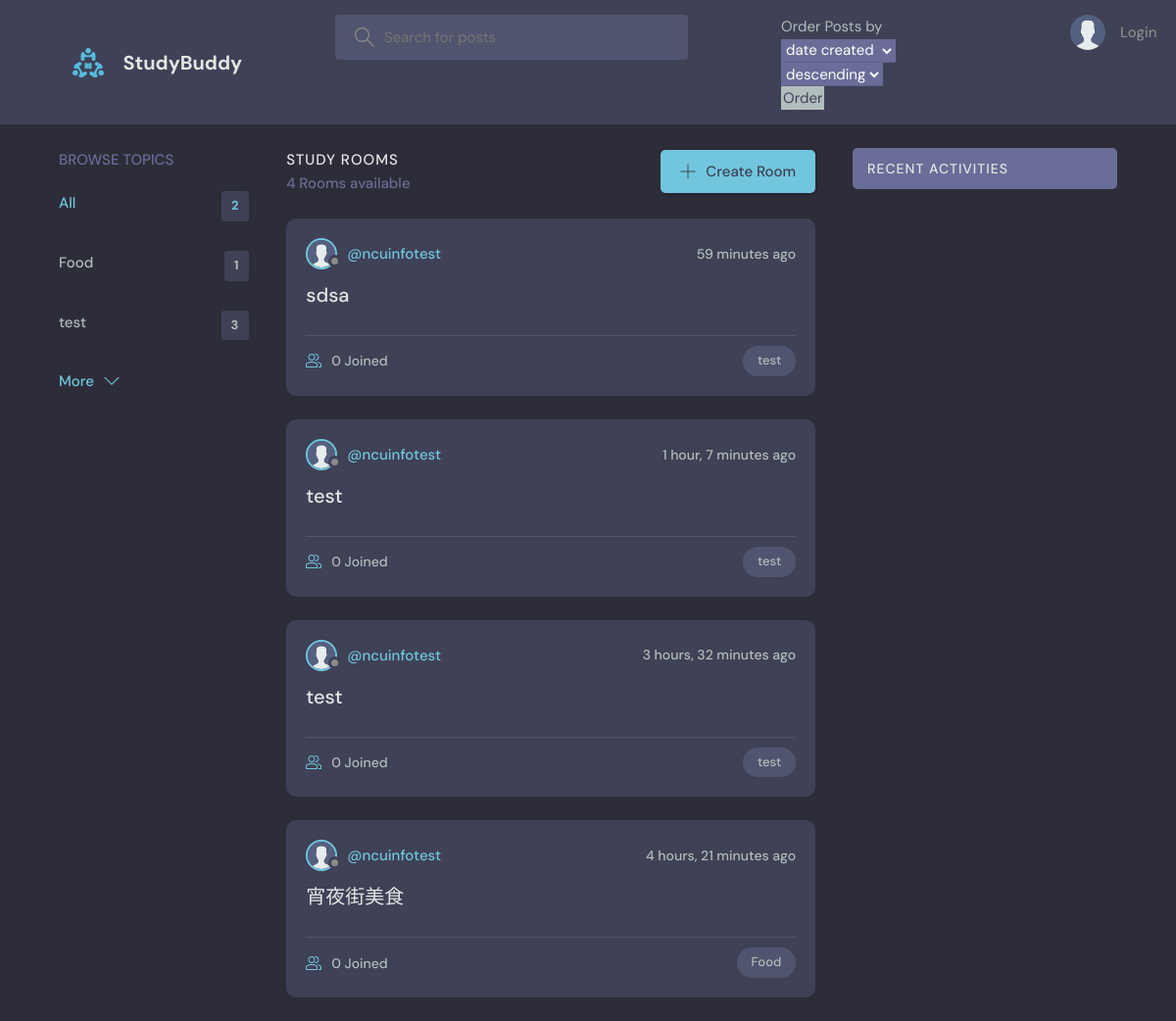
The page / on the database its author committed.
### base/models.py (models this page shows, shortened)
class Topic(models.Model):
    name = models.CharField(max_length=200)

class Room(models.Model):
    host = models.ForeignKey(User, on_delete=models.SET_NULL, null=True)
    topic = models.ForeignKey(Topic, on_delete=models.SET_NULL, null=True)
    name = models.CharField(max_length=200)
    description = models.TextField(null=True, blank=True)
    participants = models.ManyToManyField(
        User, related_name='participants', blank=True)
    updated = models.DateTimeField(auto_now=True)
    created = models.DateTimeField(auto_now_add=True)
    likes = models.ManyToManyField(User, related_name='post_like', blank=True)
    message_count = models.IntegerField(default=0, null=True, blank=True)
    like_count = models.IntegerField(default=0, null=True, blank=True)
    class Meta:
        pass
    def __str__(self):
        return self.name

class User(AbstractUser):
    name = models.CharField(max_length=200, null=True)
    real_first_name = models.CharField(max_length=200, null=True)
    real_last_name = models.CharField(max_length=200, null=True)
    email = models.EmailField(unique=True, null=True)
    GENDER_MALE = 0
    GENDER_FEMALE = 1
    GENDER_CHOICES = [(GENDER_MALE, 'Male'), (GENDER_FEMALE, 'Female')]
    gender = models.IntegerField(choices=GENDER_CHOICES, null=True)
    bio = models.TextField(max_length=300, null=True)
    avatar = models.ImageField(null=True, default="avatar.svg")
    CL_Subject = 0
    EL_Subject = 1
    FR_Subject = 2
    IPLA_Subject = 3
    MA_Subject = 4
    PH_Subject = 5
    CM_Subject = 6
    OS_Subject = 7
    JS_Subject = 8
    CI_Subject = 9
    ME_Subject = 10
    CH_Subject = 11
    EI_Subject = 12
    BA_Subject = 13
    MIS_Subject = 14
    FM_Subject = 15
    EC_Subject = 16
    EE_Subject = 17
    CE_Subject = 18
    CO_Subject = 19
    IPEECS_Subject = 20
    AP_Subject = 21
    GP_Subject = 22
    SS_Subject = 23
    GA_Subject = 24
    HK_Subject = 25
    LS_Subject = 26
    BM_Subject = 27
    SUBJECT_CHOICES = [(CL_Subject, '中國文學系'), (EL_Subject, '英美語文學系'),
                       (FR_Subject, '法國語文學系'), (IPLA_Subject, '文學院學士班'),
                       (CM_Subject, '化學系'), (OS_Subject, '光電科學與工程學系'),
                       (JS_Subject, '理學院學士班'), (CI_Subject, '土木工程學系'),
                       (ME_Subject, '機械工程學系'), (CH_Subject, '化學工程與材料工程學系'),
                       (EI_Subject, '工學院學士班'), (BA_Subject, '企業管理學系'),
                       (MIS_Subject, '資訊管理學系'), (FM_Subject, '財務金融學系'),
                       (EC_Subject, '經濟學系'), (EE_Subject, '電機工程學系'),
                       (CE_Subject, '資訊工程學系'), (CO_Subject, '通訊工程學系'),
                       (IPEECS_Subject, '資訊電機學院學士班'), (AP_Subject, '大氣科學學系'),
                       (GP_Subject, '地球科學學系'), (SS_Subject, '太空工程與科學學系'),
                       (GA_Subject, '地科院學士班'), (HK_Subject, '客家語文暨社會科學學系'),
                       (LS_Subject, '生命科學系'), (BM_Subject, '生醫工程與科學學系')]
    Subject = models.IntegerField(choices=SUBJECT_CHOICES, null=True)
    USERNAME_FIELD = 'email'
    REQUIRED_FIELDS = ['username']

### base/views.py (the view)
# urls.py: path('', views.home, name="home"),
def home(request):
    q = request.GET.get('q') if request.GET.get('q') != None else ''
    oo = request.GET.get('order_option') if request.GET.get('order_option') != None else 'created'
    od = request.GET.get('order_direction') if request.GET.get('order_direction') != None else 'descending'
    direction_symbol = '-' if (od == 'descending') else ''
    rooms = Room.objects.filter(
        Q(topic__name__icontains=q) |
        Q(name__icontains=q) |
        Q(description__icontains=q)
    ).order_by(str(direction_symbol+oo))
    print(rooms)
    topics = Topic.objects.all()[0:5]
    room_count = rooms.count()
    room_messages = Message.objects.filter(
        Q(room__topic__name__icontains=q))[0:3]
    context = {'rooms': rooms,
               'topics': topics,
               'room_count': room_count,
               'room_messages': room_messages}
    return render(request, 'base/home.html', context)

### base/templates/base/home.html (shortened to what this page needs)
{% extends 'main.html' %}
{% block content %}
<main class="layout layout--3">
  <div class="container">
    {% include 'base/topics_component.html' %}
    <div class="roomList">
    <div class="roomList__header">
      <div>
        <h2>Study Rooms</h2>
        <p>{{room_count}} Rooms available</p>
      </div>
      <a class="btn btn--main" href="{% url 'create-room' %}">
        <svg version="1.1" xmlns="http://www.w3.org/2000/svg" width="32" height="32" viewBox="0 0 32 32">
          <title>add</title>
          <path
          d="M16.943 0.943h-1.885v14.115h-14.115v1.885h14.115v14.115h1.885v-14.115h14.115v-1.885h-14.115v-14.115z">
        </path>
        </svg>
        Create Room
      </a>
    </div>
    {% include 'base/feed_component.html' %}
  </div>
  {% include 'base/activity_component.html' %}
</div>
</main>
{% endblock %}

### base/templates/base/topics_component.html
<div class="topics">
    <div class="topics__header">
        <h2>Browse Topics</h2>
    </div>
    <ul class="topics__list">
        <li>
            <a href="{% url 'home' %}" class="active">All <span>{{topics.count}}</span></a>
        </li>
        {% for topic in topics %}
        <li>
            <a href="{% url 'home' %}?q={{topic.name}}">{{topic.name}}<span>{{topic.room_set.all.count}}</span></a>
        </li>
        {% endfor %}
    </ul>
    <a class="btn btn--link" href="{% url 'topics' %}">
        More
        <svg version="1.1" xmlns="http://www.w3.org/2000/svg" width="32" height="32" viewBox="0 0 32 32">
            <title>chevron-down</title>
            <path d="M16 21l-13-13h-3l16 16 16-16h-3l-13 13z"></path>
        </svg>
    </a>
</div>

### base/templates/base/feed_component.html (shortened to what this page needs)
{% for room in rooms %}
<div class="roomListRoom">
    <div class="roomListRoom__header">
        <a href="{% url 'user-profile' room.host.id %}" class="roomListRoom__author">
            <div class="avatar avatar--small">
                <img src="{{room.host.avatar.url}}" />
            </div>
            <span>@{{room.host.username}}</span>
        </a>
        <div class="roomListRoom__actions">
            <span>{{room.created|timesince}} ago</span>
        </div>
    </div>
    <div class="roomListRoom__content">
        <a href="{% url 'room' room.id %}">{{room.name}}</a>
    </div>
    <div class="roomListRoom__meta">
        <a href="{% url 'room' room.id %}" class="roomListRoom__joined">
            {{room.participants.all.count}} Joined
        </a>
        <p class="roomListRoom__topic">{{room.topic.name}}</p>
    </div>
</div>
{% endfor %}

### static/styles/style.css (style rules this page uses)
:root { --color-main: #71c6dd; --color-main-light: #e1f6fb; --color-dark: #3f4156; --color-dark-medium: #51546e; --color-dark-light: #696d97; --color-light: #e5e5e5; --color-gray: #8b8b8b; --color-light-gray: #b2bdbd; --color-bg: #2d2d39; --color-success: #5dd693; --color-error: #fc4b0b; }
* { font-family: "DM Sans", -apple-system, BlinkMacSystemFont, "Segoe UI", Roboto, Oxygen, Ubuntu, Cantarell, "Open Sans", "Helvetica Neue", sans-serif; margin: 0; padding: 0; box-sizing: border-box; text-rendering: optimizeLegibility; font-size: inherit; }
html { font-size: 56.25%; }
@media only screen and (min-width: 1200px) { html { font-size: 62.5%; } }
body { line-height: 1.6; font-weight: 400; font-size: 1.5rem; color: var(--color-light-gray); background-color: var(--color-bg); min-height: 100vh; }
img { width: 100%; }
a { display: inline-block; color: var(--color-main); text-decoration: none; }
.container { max-width: 120rem; width: 90%; margin: auto; }
.btn { background-color: transparent; border: none; display: inline-flex; align-items: center; gap: 1rem; cursor: pointer; transition: all ease-in-out 0.3s; padding: 1rem 2rem; border-radius: 5px; box-shadow: 1px 1px 3px 1px rgba(0, 0, 0, 0.15); font-weight: 500; }
.btn--link { border-radius: 0; padding: 0; color: var(--color-main); box-shadow: none; }
.btn--main { background-color: var(--color-main); color: var(--color-dark); }
.btn > svg { fill: currentColor; width: 1.6rem; height: 1.6rem; }
.avatar { position: relative; display: inline-block; border-radius: 50%; border: 2px solid var(--color-main); }
.avatar img { display: block; border-radius: 50%; object-fit: cover; object-position: center; }
.avatar::after { content: ""; display: block; position: absolute; background-color: var(--color-gray); z-index: 111; border-radius: 50%; border: 0.3rem solid var(--color-dark); }
.avatar.avatar--small img { width: 2.8rem; height: 2.8rem; }
.avatar.avatar--small:after { width: 0.7rem; height: 0.7rem; bottom: 0px; right: -6px; }
.layout { margin-top: 2.4rem; }
.layout > .container { display: flex; justify-content: space-between; align-items: flex-start; }
.layout--3 > .container > div:first-child { flex-basis: 18%; max-width: 22.5rem; }
.layout--3 > .container > div:nth-child(2) { flex-basis: 50%; }
.topics__header { margin-bottom: 2rem; }
.topics__header h2 { text-transform: uppercase; font-weight: 500; color: var(--color-dark-light); }
.topics__list { list-style: none; }
.topics__list li a { display: flex; justify-content: space-between; margin-bottom: 3rem; font-weight: 500; color: var(--color-light-gray); transition: all 0.3s ease-in-out; }
.topics__list li a.active, .topics__list li a:hover { color: var(--color-main); }
.topics__list li a span { padding: 0.5rem 1rem; background-color: var(--color-dark); border-radius: 3px; font-size: 1.3rem; font-weight: 700; letter-spacing: 1px; }
.roomList__header { display: flex; justify-content: space-between; align-items: center; margin-bottom: 2.4rem; }
.roomList__header h2 { text-transform: uppercase; font-weight: 500; color: var(--color-light); letter-spacing: 1px; }
.roomList__header p { font-weight: 500; color: var(--color-dark-light); }
.roomListRoom { margin-bottom: 2.4rem; background-color: var(--color-dark); border-radius: 1rem; padding: 2rem; }
.roomListRoom__header { display: flex; justify-content: space-between; align-items: center; }
.roomListRoom__author { font-weight: 500; display: flex; align-items: center; gap: 1rem; }
.roomListRoom__actions { display: flex; align-items: flex-start; gap: 1rem; position: relative; }
.roomListRoom__actions span { font-size: 1.4rem; font-weight: 500; }
.roomListRoom__content { margin: 1rem 0; }
.roomListRoom__content a { font-size: 2rem; font-weight: 500; margin-bottom: 1.5rem; color: var(--color-light); transition: all 0.3s ease-in-out; }
.roomListRoom__meta { border-top: 1px solid var(--color-dark-medium); padding-top: 1rem; display: flex; align-items: center; justify-content: space-between; }
.roomListRoom__joined { color: var(--color-light-gray); display: flex; align-items: center; gap: 1rem; font-size: 1.4rem; font-weight: 500; }
.roomListRoom__joined svg { fill: var(--color-main); width: 1.6rem; height: 1.6rem; }
.roomListRoom__topic { padding: 5px 1.5rem; background-color: var(--color-dark-medium); border-radius: 5rem; font-weight: 500; font-size: 1.3rem; }

### rows shown on the page
Topic: name "Food", room_set.all.count "1"
Topic: name "test", room_set.all.count "3"
Room: host.avatar (placeholder picture), host.username "ncuinfotest", created "59 minutes", name "sdsa", participants.all.count "0", topic.name "test"
Room: host.avatar (placeholder picture), host.username "ncuinfotest", created "1 hour, 7 minutes", name "test", participants.all.count "0", topic.name "test"
Room: host.avatar (placeholder picture), host.username "ncuinfotest", created "3 hours, 32 minutes", name "test", participants.all.count "0", topic.name "test"
Room: host.avatar (placeholder picture), host.username "ncuinfotest", created "4 hours, 21 minutes", name "宵夜街美食", participants.all.count "0", topic.name "Food"

### other values the page prints
{{ topics.count }} "2"
{{ room_count }} "4"
